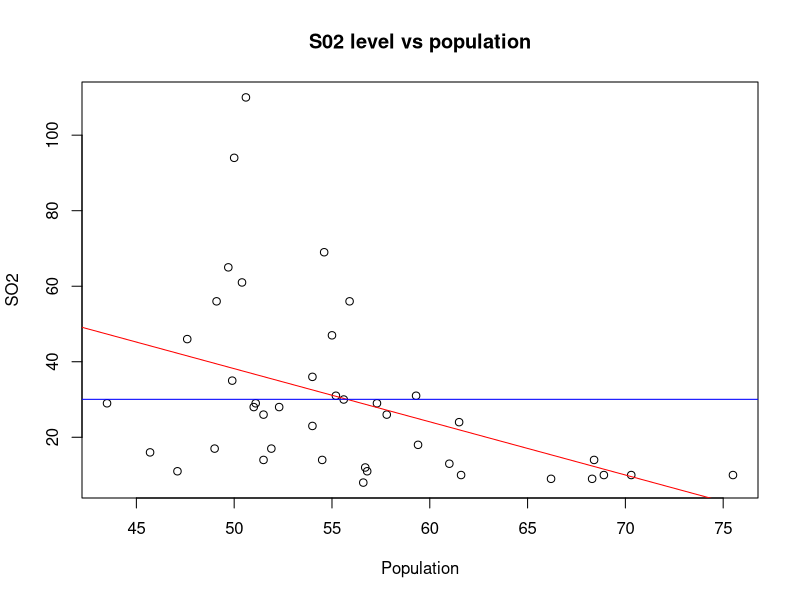
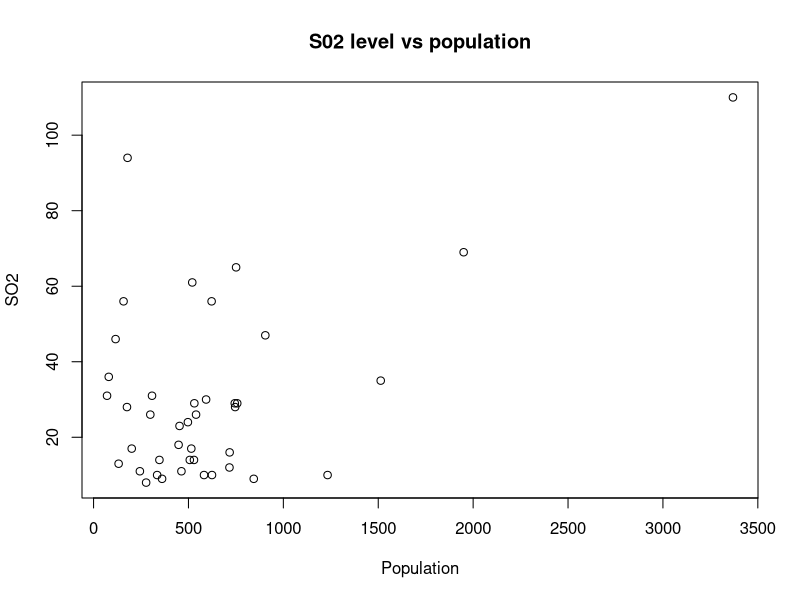

Write the R code that produced these figures, in order. (Note: this script raises an error after producing the figures.)
setwd("repos/uni/f-test/")
library(car)
# Part 1: Testing overall significance of regression model

# The dataset contains info about pollution levels in different cities of the USA.
df <- read.csv("air_pollution.csv")

# Part 1, example 1

model <- lm(SO2 ~ temp, data = df) 

# Plot: model
plot(df$temp, df$SO2, main="S02 level vs population", xlab="Population", ylab="SO2")
abline(model$coefficients[1], model$coefficients[2], col="red")
abline(mean(df$SO2), 0, col="blue")
# Plot: Mean (reduced model)
plot(df$popul, df$SO2, main="S02 level vs population", xlab="Population", ylab="SO2")


# TODO: Interpret the p-values of each of the variables
summary(model)

# Now let us consider the reduced model, that is, b1 = b2 = 0
# (so we only have an intercept, which is the mean)

# Fit the model to our data, in order to get the error sum of squares of both models
new <- data.frame(popul = df$popul)
fitted <- predict(model, newdata = new)

ssr <- sum((fitted - mean(df$SO2))^2)  # Regression sum of squares
sse <- sum((df$SO2 - fitted)^2)        # Error (residual) sum of squares

# Calculate the F-statistic
k <- 1        # Number of vars used in the full model
n <- nrow(df) # Number of observations
F <- (ssr / k) / (sse / (n - k - 1))
F

# Now, how to get from the F-statistic to a p-value??
pvalue <- 1 - pf(F, k, n-k-1)
pvalue


# Part 1, example 2

# Lets see if we can model SO2 as dependent on the population of each city and
# the number of raining days
model.full <- lm(SO2 ~ popul + predays, data = df) 

# TODO: Interpret the p-values of each of the variables
summary(model.full)

# Now let us consider the reduced model, that is, b1 = b2 = 0
# (so we only have an intercept, which is the mean)

# Fit the model to our data, in order to get the error sum of squares of both models
fitted.full <- predict(model.full,  df[,c("popul","predays")])

ssr <- sum((fitted.full - mean(df$SO2))^2)  # Regression sum of squares
sse <- sum((df$SO2 - fitted.full)^2)        # Error (residual) sum of squares

# Calculate the F-statistic
k <- 2        # Number of vars used in the full model
n <- nrow(df) # Number of observations
F <- (ssr / k) / (sse / (n - k - 1))
F

# Now, how to get from the F-statistic to a p-value??
pvalue <- 1 - pf(F, k, n-k-1)
pvalue

# Part 2: Partial F-Test for variable selection
#-----------------

full <- lm(income ~ education + women + prestige + census, data = Prestige) 
summary(full)
reduced <- lm(income ~ education + prestige, data = Prestige)
anova(reduced, full) # Low pval -> Reject H0 (H0=the vars we took out were useless)

yhat.full <- predict(full, Prestige[,c("education", "women", "prestige", "census")])
yhat.red <-  predict(reduced, Prestige[, c("education", "prestige")])

rss1 <- sum((Prestige$income - yhat.full)^2) 
rss0 <- sum((Prestige$income - yhat.red)^2)

p1 <- 4 # Number of variables included in the full model
p0 <- 2 # Number of variables included in the reduced(nested) model

n <- nrow(Prestige) # Number of observations
F0 <- ((rss0 - rss1)/(p1 - p0)) / (rss1 / (n - p1 - 1))
F0

pvalue <- 1 - pf(F0, p1-p0, n-p1-1)
pvalue
